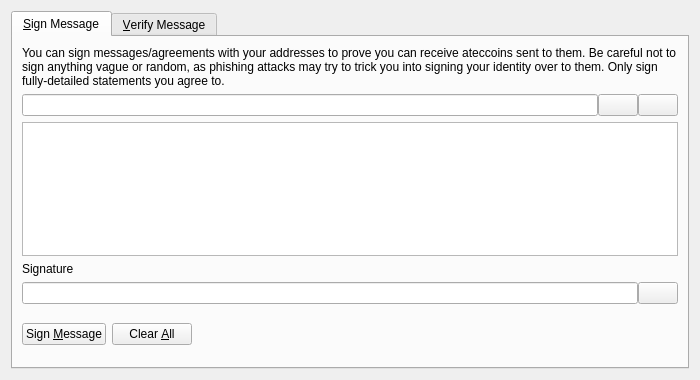
<?xml version="1.0" encoding="UTF-8"?>
<ui version="4.0">
 <class>SignVerifyMessageDialog</class>
 <widget class="QDialog" name="SignVerifyMessageDialog">
  <property name="geometry">
   <rect>
    <x>0</x>
    <y>0</y>
    <width>700</width>
    <height>380</height>
   </rect>
  </property>
  <property name="windowTitle">
   <string>Signatures - Sign / Verify a Message</string>
  </property>
  <property name="modal">
   <bool>true</bool>
  </property>
  <layout class="QVBoxLayout" name="verticalLayout">
   <item>
    <widget class="QTabWidget" name="tabWidget">
     <property name="currentIndex">
      <number>0</number>
     </property>
     <widget class="QWidget" name="tabSignMessage">
      <attribute name="title">
       <string>&amp;Sign Message</string>
      </attribute>
      <layout class="QVBoxLayout" name="verticalLayout_SM">
       <item>
        <widget class="QLabel" name="infoLabel_SM">
         <property name="text">
          <string>You can sign messages/agreements with your addresses to prove you can receive ateccoins sent to them. Be careful not to sign anything vague or random, as phishing attacks may try to trick you into signing your identity over to them. Only sign fully-detailed statements you agree to.</string>
         </property>
         <property name="textFormat">
          <enum>Qt::PlainText</enum>
         </property>
         <property name="wordWrap">
          <bool>true</bool>
         </property>
        </widget>
       </item>
       <item>
        <layout class="QHBoxLayout" name="horizontalLayout_1_SM">
         <property name="spacing">
          <number>0</number>
         </property>
         <item>
          <widget class="QValidatedLineEdit" name="addressIn_SM">
           <property name="toolTip">
            <string>The ateccoin address to sign the message with</string>
           </property>
          </widget>
         </item>
         <item>
          <widget class="QPushButton" name="addressBookButton_SM">
           <property name="toolTip">
            <string>Choose previously used address</string>
           </property>
           <property name="text">
            <string/>
           </property>
           <property name="icon">
            <iconset resource="../bitcoin.qrc">
             <normaloff>:/icons/address-book</normaloff>:/icons/address-book</iconset>
           </property>
           <property name="shortcut">
            <string>Alt+A</string>
           </property>
           <property name="autoDefault">
            <bool>false</bool>
           </property>
          </widget>
         </item>
         <item>
          <widget class="QPushButton" name="pasteButton_SM">
           <property name="toolTip">
            <string>Paste address from clipboard</string>
           </property>
           <property name="text">
            <string/>
           </property>
           <property name="icon">
            <iconset resource="../bitcoin.qrc">
             <normaloff>:/icons/editpaste</normaloff>:/icons/editpaste</iconset>
           </property>
           <property name="shortcut">
            <string>Alt+P</string>
           </property>
           <property name="autoDefault">
            <bool>false</bool>
           </property>
          </widget>
         </item>
        </layout>
       </item>
       <item>
        <widget class="QPlainTextEdit" name="messageIn_SM">
         <property name="toolTip">
          <string>Enter the message you want to sign here</string>
         </property>
        </widget>
       </item>
       <item>
        <widget class="QLabel" name="signatureLabel_SM">
         <property name="text">
          <string>Signature</string>
         </property>
         <property name="textFormat">
          <enum>Qt::PlainText</enum>
         </property>
        </widget>
       </item>
       <item>
        <layout class="QHBoxLayout" name="horizontalLayout_2_SM">
         <property name="spacing">
          <number>0</number>
         </property>
         <item>
          <widget class="QLineEdit" name="signatureOut_SM">
           <property name="font">
            <font>
             <italic>true</italic>
            </font>
           </property>
           <property name="readOnly">
            <bool>true</bool>
           </property>
          </widget>
         </item>
         <item>
          <widget class="QPushButton" name="copySignatureButton_SM">
           <property name="toolTip">
            <string>Copy the current signature to the system clipboard</string>
           </property>
           <property name="text">
            <string/>
           </property>
           <property name="icon">
            <iconset resource="../bitcoin.qrc">
             <normaloff>:/icons/editcopy</normaloff>:/icons/editcopy</iconset>
           </property>
           <property name="autoDefault">
            <bool>false</bool>
           </property>
          </widget>
         </item>
        </layout>
       </item>
       <item>
        <layout class="QHBoxLayout" name="horizontalLayout_3_SM">
         <item>
          <widget class="QPushButton" name="signMessageButton_SM">
           <property name="toolTip">
            <string>Sign the message to prove you own this ateccoin address</string>
           </property>
           <property name="text">
            <string>Sign &amp;Message</string>
           </property>
           <property name="icon">
            <iconset resource="../bitcoin.qrc">
             <normaloff>:/icons/edit</normaloff>:/icons/edit</iconset>
           </property>
           <property name="autoDefault">
            <bool>false</bool>
           </property>
          </widget>
         </item>
         <item>
          <widget class="QPushButton" name="clearButton_SM">
           <property name="toolTip">
            <string>Reset all sign message fields</string>
           </property>
           <property name="text">
            <string>Clear &amp;All</string>
           </property>
           <property name="icon">
            <iconset resource="../bitcoin.qrc">
             <normaloff>:/icons/remove</normaloff>:/icons/remove</iconset>
           </property>
           <property name="autoDefault">
            <bool>false</bool>
           </property>
          </widget>
         </item>
         <item>
          <spacer name="horizontalSpacer_1_SM">
           <property name="orientation">
            <enum>Qt::Horizontal</enum>
           </property>
           <property name="sizeHint" stdset="0">
            <size>
             <width>40</width>
             <height>48</height>
            </size>
           </property>
          </spacer>
         </item>
         <item>
          <widget class="QLabel" name="statusLabel_SM">
           <property name="font">
            <font>
             <weight>75</weight>
             <bold>true</bold>
            </font>
           </property>
           <property name="text">
            <string/>
           </property>
           <property name="wordWrap">
            <bool>true</bool>
           </property>
          </widget>
         </item>
         <item>
          <spacer name="horizontalSpacer_2_SM">
           <property name="orientation">
            <enum>Qt::Horizontal</enum>
           </property>
           <property name="sizeHint" stdset="0">
            <size>
             <width>40</width>
             <height>48</height>
            </size>
           </property>
          </spacer>
         </item>
        </layout>
       </item>
      </layout>
     </widget>
     <widget class="QWidget" name="tabVerifyMessage">
      <attribute name="title">
       <string>&amp;Verify Message</string>
      </attribute>
      <layout class="QVBoxLayout" name="verticalLayout_VM">
       <item>
        <widget class="QLabel" name="infoLabel_VM">
         <property name="text">
          <string>Enter the receiver's address, message (ensure you copy line breaks, spaces, tabs, etc. exactly) and signature below to verify the message. Be careful not to read more into the signature than what is in the signed message itself, to avoid being tricked by a man-in-the-middle attack. Note that this only proves the signing party receives with the address, it cannot prove sendership of any transaction!</string>
         </property>
         <property name="textFormat">
          <enum>Qt::PlainText</enum>
         </property>
         <property name="alignment">
          <set>Qt::AlignLeading|Qt::AlignLeft|Qt::AlignTop</set>
         </property>
         <property name="wordWrap">
          <bool>true</bool>
         </property>
        </widget>
       </item>
       <item>
        <layout class="QHBoxLayout" name="horizontalLayout_1_VM">
         <property name="spacing">
          <number>0</number>
         </property>
         <item>
          <widget class="QValidatedLineEdit" name="addressIn_VM">
           <property name="toolTip">
            <string>The ateccoin address the message was signed with</string>
           </property>
          </widget>
         </item>
         <item>
          <widget class="QPushButton" name="addressBookButton_VM">
           <property name="toolTip">
            <string>Choose previously used address</string>
           </property>
           <property name="text">
            <string/>
           </property>
           <property name="icon">
            <iconset resource="../bitcoin.qrc">
             <normaloff>:/icons/address-book</normaloff>:/icons/address-book</iconset>
           </property>
           <property name="shortcut">
            <string>Alt+A</string>
           </property>
           <property name="autoDefault">
            <bool>false</bool>
           </property>
          </widget>
         </item>
        </layout>
       </item>
       <item>
        <widget class="QPlainTextEdit" name="messageIn_VM"/>
       </item>
       <item>
        <widget class="QValidatedLineEdit" name="signatureIn_VM"/>
       </item>
       <item>
        <layout class="QHBoxLayout" name="horizontalLayout_2_VM">
         <item>
          <widget class="QPushButton" name="verifyMessageButton_VM">
           <property name="toolTip">
            <string>Verify the message to ensure it was signed with the specified ateccoin address</string>
           </property>
           <property name="text">
            <string>Verify &amp;Message</string>
           </property>
           <property name="icon">
            <iconset resource="../bitcoin.qrc">
             <normaloff>:/icons/transaction_0</normaloff>:/icons/transaction_0</iconset>
           </property>
           <property name="autoDefault">
            <bool>false</bool>
           </property>
          </widget>
         </item>
         <item>
          <widget class="QPushButton" name="clearButton_VM">
           <property name="toolTip">
            <string>Reset all verify message fields</string>
           </property>
           <property name="text">
            <string>Clear &amp;All</string>
           </property>
           <property name="icon">
            <iconset resource="../bitcoin.qrc">
             <normaloff>:/icons/remove</normaloff>:/icons/remove</iconset>
           </property>
           <property name="autoDefault">
            <bool>false</bool>
           </property>
          </widget>
         </item>
         <item>
          <spacer name="horizontalSpacer_1_VM">
           <property name="orientation">
            <enum>Qt::Horizontal</enum>
           </property>
           <property name="sizeHint" stdset="0">
            <size>
             <width>40</width>
             <height>48</height>
            </size>
           </property>
          </spacer>
         </item>
         <item>
          <widget class="QLabel" name="statusLabel_VM">
           <property name="font">
            <font>
             <weight>75</weight>
             <bold>true</bold>
            </font>
           </property>
           <property name="text">
            <string/>
           </property>
           <property name="wordWrap">
            <bool>true</bool>
           </property>
          </widget>
         </item>
         <item>
          <spacer name="horizontalSpacer_2_VM">
           <property name="orientation">
            <enum>Qt::Horizontal</enum>
           </property>
           <property name="sizeHint" stdset="0">
            <size>
             <width>40</width>
             <height>48</height>
            </size>
           </property>
          </spacer>
         </item>
        </layout>
       </item>
      </layout>
     </widget>
    </widget>
   </item>
  </layout>
 </widget>
 <customwidgets>
  <customwidget>
   <class>QValidatedLineEdit</class>
   <extends>QLineEdit</extends>
   <header>qvalidatedlineedit.h</header>
  </customwidget>
 </customwidgets>
 <resources>
  <include location="../bitcoin.qrc"/>
 </resources>
 <connections/>
</ui>
